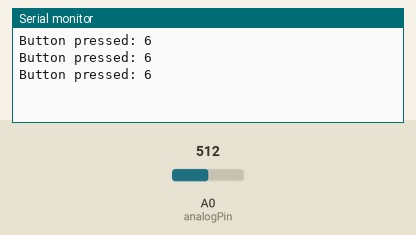
The sketch below on a simulated Arduino Uno, built with avr-gcc and run on an emulated ATmega328P. Parts: the last lines printed to the serial monitor. The inputs (shaded band) are chosen by the test bench; at power-on: A0 (analogPin) = 512.

Above: at 1.3 s.
1.4 s: A0 (analogPin) set to 716
At 1.9 s:
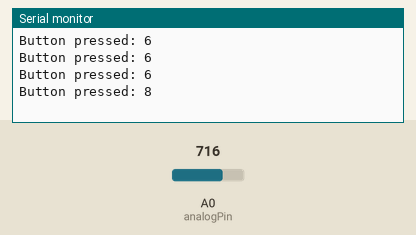
2.9 s: A0 (analogPin) set to 900
At 3.4 s:
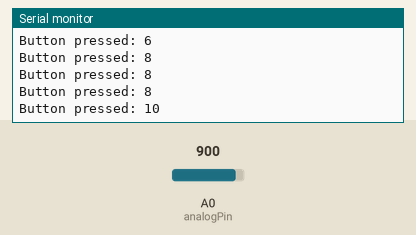
Timing chart, 0 to 5.9 s (numbered marks = the images above; inputs shaded):
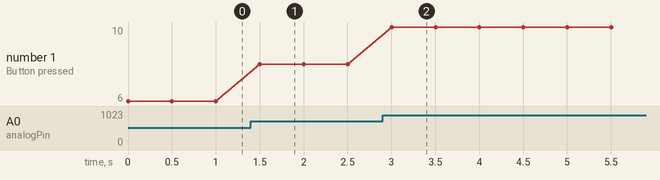

Measured:
- after the input at 1.4 s, the serial monitor: prints a new line after 0.10 s (image 1)
- after the input at 2.9 s, the serial monitor: prints a new line after 0.10 s (image 2)
- plotted number 1: 6 → 8 after the input at 1.4 s, 8 → 10 after the input at 2.9 s

The sketch:

Keypad-4_5.ino
```cpp
const int analogPin = A0;  // پین آنالوگ برای خواندن ولتاژ

// تعریف ولتاژهای متناظر با هر دکمه
const int buttonValues[20] = {
  0,     // دکمه 1
  100,   // دکمه 2
  200,   // دکمه 3
  300,   // دکمه 4
  400,   // دکمه 5
  500,   // دکمه 6
  600,   // دکمه 7
  700,   // دکمه 8
  800,   // دکمه 9
  900,   // دکمه 10
  1000,  // دکمه 11
  1100,  // دکمه 12
  1200,  // دکمه 13
  1300,  // دکمه 14
  1400,  // دکمه 15
  1500,  // دکمه 16
  1600,  // دکمه 17
  1700,  // دکمه 18
  1800,  // دکمه 19
  1900   // دکمه 20
};

void setup() {
  Serial.begin(9600);
}

void loop() {
  int analogValue = analogRead(analogPin);  // خواندن ولتاژ آنالوگ

  // تشخیص دکمه فشار داده شده
  for (int i = 0; i < 20; i++) {
    if (abs(analogValue - buttonValues[i]) < 50) {  // اختلاف مجاز 50
      Serial.print("Button pressed: ");
      Serial.println(i + 1);
      delay(500);  // تأخیر برای جلوگیری از تشخیص چندگانه
    }
  }
}
```
